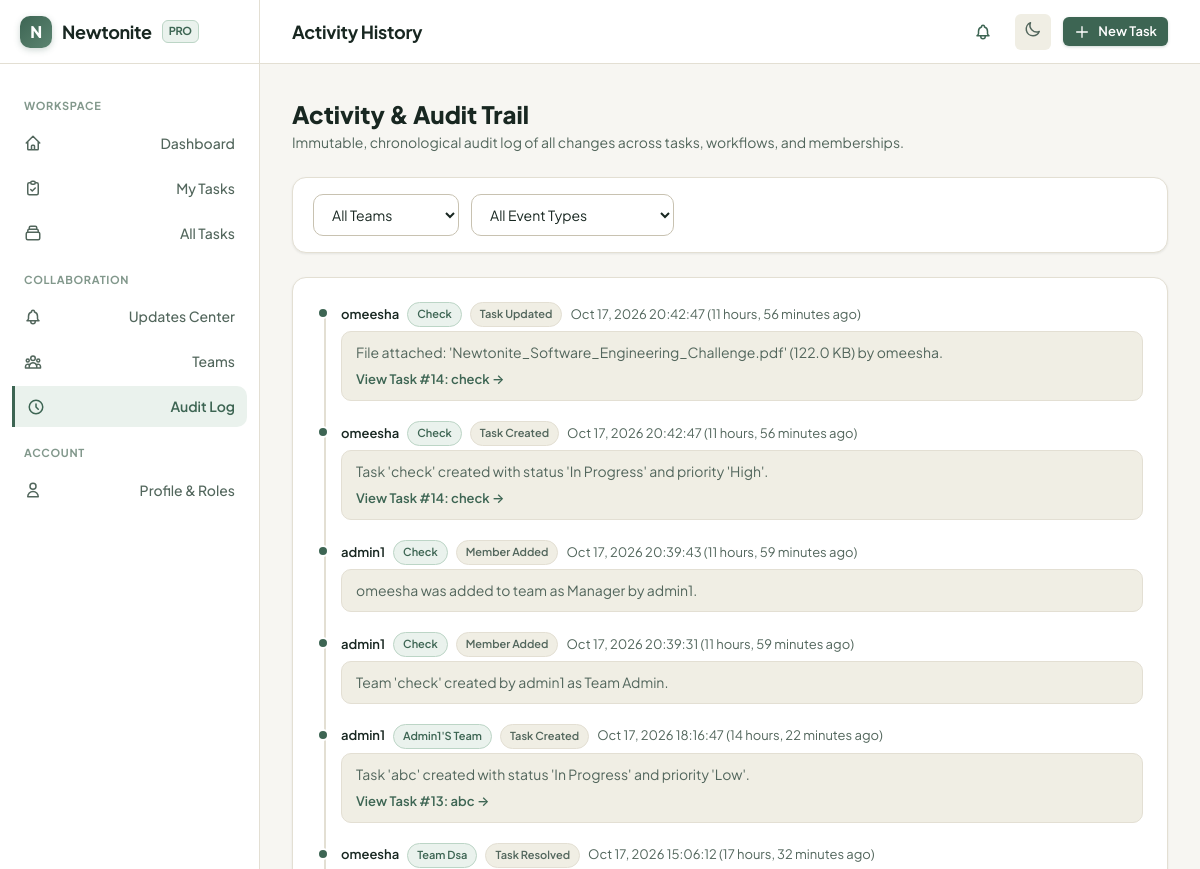
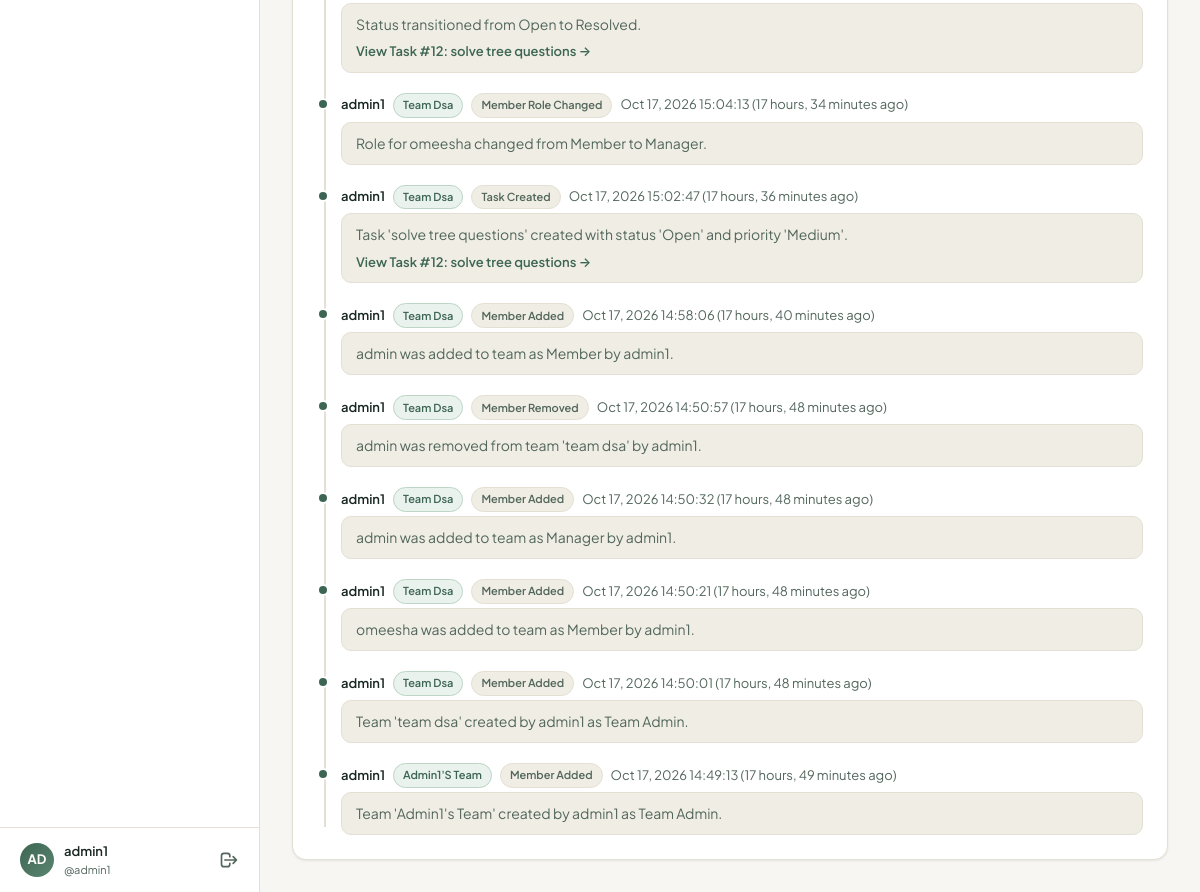
Screenshot of /activity/ (signed in) with the database file from the repository (2 pictures, top to bottom).
### tasks/models.py (models this page shows, shortened)
class ActivityEvent(models.Model):
    actor = models.ForeignKey(
        User,
        on_delete=models.SET_NULL,
        null=True,
        blank=True,
        related_name='activity_events',
        help_text="User who initiated this action (null if automated or user deleted)."
    )
    team = models.ForeignKey(
        Team,
        on_delete=models.CASCADE,
        related_name='activity_events',
        help_text="Team context for this activity event."
    )
    task = models.ForeignKey(
        Task,
        on_delete=models.SET_NULL,
        null=True,
        blank=True,
        related_name='activity_events',
        help_text="Associated task if applicable."
    )
    event_type = models.CharField(
        max_length=50,
        choices=EventType.choices,
        help_text="Type of activity recorded."
    )
    details = models.TextField(help_text="Human-readable description of the action.")
    previous_state = models.JSONField(
        default=dict,
        blank=True,
        help_text="Structured snapshot of fields prior to change."
    )
    new_state = models.JSONField(
        default=dict,
        blank=True,
        help_text="Structured snapshot of fields after change."
    )
    created_at = models.DateTimeField(auto_now_add=True)
    class Meta:
        ordering = ['-created_at']
        verbose_name = 'Activity Event'
        verbose_name_plural = 'Activity Events'
        indexes = [
            models.Index(fields=['team', 'created_at'], name='activity_team_created_idx'),
            models.Index(fields=['task', 'created_at'], name='activity_task_created_idx'),
            models.Index(fields=['actor', 'created_at'], name='activity_actor_created_idx'),
        ]

class Team(models.Model):
    name = models.CharField(max_length=100, unique=True, help_text="Unique name for the team.")
    description = models.TextField(blank=True, help_text="Short description of the team's mandate.")
    created_at = models.DateTimeField(auto_now_add=True)
    updated_at = models.DateTimeField(auto_now=True)
    class Meta:
        ordering = ['name']
        verbose_name = 'Team'
        verbose_name_plural = 'Teams'

class Task(models.Model):
    title = models.CharField(max_length=200, help_text="Concise title for the task.")
    description = models.TextField(blank=True, help_text="Detailed description of what needs to be done.")
    status = models.CharField(
        max_length=20,
        choices=TaskStatus.choices,
        default=TaskStatus.OPEN,
        help_text="Current state in the task workflow."
    )
    priority = models.CharField(
        max_length=20,
        choices=TaskPriority.choices,
        default=TaskPriority.MEDIUM,
        help_text="Relative urgency or importance."
    )
    team = models.ForeignKey(
        Team,
        on_delete=models.CASCADE,
        related_name='tasks',
        help_text="Team responsible for this task."
    )
    assignee = models.ForeignKey(
        User,
        on_delete=models.SET_NULL,
        null=True,
        blank=True,
        related_name='assigned_tasks',
        help_text="Team member currently assigned to execute the task."
    )
    creator = models.ForeignKey(
        User,
        on_delete=models.PROTECT,
        related_name='created_tasks',
        help_text="User who created the task."
    )
    due_date = models.DateField(
        null=True,
        blank=True,
        help_text="Optional deadline for completion."
    )
    is_archived = models.BooleanField(
        default=False,
        help_text="Archived tasks are retained for audit history but hidden from active workflows."
    )
    archived_at = models.DateTimeField(null=True, blank=True)
    version = models.PositiveIntegerField(
        default=1,
        help_text="Incremented on every update for optimistic concurrency control (stale-update protection)."
    )
    created_at = models.DateTimeField(auto_now_add=True)
    updated_at = models.DateTimeField(auto_now=True)
    class Meta:
        ordering = ['-created_at']
        verbose_name = 'Task'
        verbose_name_plural = 'Tasks'
        indexes = [
            models.Index(fields=['team', 'is_archived', 'status'], name='task_team_arch_status_idx'),
            models.Index(fields=['team', 'is_archived', 'priority'], name='task_team_arch_prio_idx'),
            models.Index(fields=['assignee', 'is_archived', 'status'], name='task_assignee_status_idx'),
            models.Index(fields=['due_date'], name='task_due_date_idx'),
            models.Index(fields=['created_at'], name='task_created_at_idx'),
        ]

### tasks/views.py (the view)
# urls.py: path('activity/', views.activity_list_view, name='activity_list'),
@login_required
def activity_list_view(request):
    accessible_teams = get_accessible_teams_qs(request.user)
    accessible_team_ids = list(accessible_teams.values_list('id', flat=True))
    events_qs = ActivityEvent.objects.filter(
        team_id__in=accessible_team_ids
    ).select_related('actor', 'team', 'task').order_by('-created_at')
    team_id = request.GET.get('team')
    event_type = request.GET.get('event_type')
    actor_id = request.GET.get('actor')
    if team_id and team_id.isdigit():
        events_qs = events_qs.filter(team_id=team_id)
    if event_type and event_type in EventType.values:
        events_qs = events_qs.filter(event_type=event_type)
    if actor_id and actor_id.isdigit():
        events_qs = events_qs.filter(actor_id=actor_id)
    paginator = Paginator(events_qs, 20)
    page_number = request.GET.get('page', 1)
    page_obj = paginator.get_page(page_number)
    context = {
        'title': 'Activity History',
        'page_obj': page_obj,
        'events': page_obj.object_list,
        'accessible_teams': accessible_teams,
        'event_types': EventType.choices,
        'selected_team_id': team_id,
        'selected_event_type': event_type,
    }
    return render(request, 'activity/list.html', context)

### tasks/permissions.py (called while the page is built)
def is_system_admin(user):
    return user.is_authenticated and (user.is_superuser or user.is_staff)

def get_accessible_teams_qs(user):
    if not user.is_authenticated:
        return Team.objects.none()
    if is_system_admin(user):
        return Team.objects.all()
    return Team.objects.filter(memberships__user=user).distinct()

### templates/activity/list.html (shortened to what this page needs)
{% extends 'base.html' %}
{% block page_title %}Activity History{% endblock %}
{% block content %}
<div style="display: flex; justify-content: space-between; align-items: center; margin-bottom: 1.5rem; flex-wrap: wrap; gap: 1rem;">
  <div>
    <h2 style="font-size: 1.5rem; font-weight: 800; color: var(--text-main);">Activity & Audit Trail</h2>
    <p style="color: var(--text-muted); font-size: 0.875rem;">Immutable, chronological audit log of all changes across tasks, workflows, and memberships.</p>
  </div>
</div>
<form method="get" class="filter-bar" id="activity-filter-form">
  <select name="team" class="form-select filter-select" onchange="this.form.submit()">
    <option value="">All Teams</option>
  </select>
  <select name="event_type" class="form-select filter-select" onchange="this.form.submit()">
    <option value="">All Event Types</option>
  </select>
</form>
<div class="card">
  {% if events %}
  <div class="timeline">
    {% for event in events %}
    <div class="timeline-item">
      <div class="timeline-dot"></div>
      <div class="timeline-header">
        <span class="timeline-actor">{{ event.actor.username|default:"System" }}</span>
        <span class="badge badge-role-member" style="font-size: 0.6875rem;">{{ event.team.name }}</span>
        <span class="badge badge-priority-low" style="font-size: 0.6875rem;">{{ event.get_event_type_display }}</span>
        <span class="timeline-time">{{ event.created_at|date:"M d, Y H:i:s" }} ({{ event.created_at|timesince }} ago)</span>
      </div>
      <div class="timeline-content">
        <div>{{ event.details }}</div>
        {% if event.task %}
        <div style="margin-top: 0.35rem;">
          <a href="{% url 'task_detail' pk=event.task.id %}" style="font-size: 0.8125rem; font-weight: 600;">
            View Task #{{ event.task.id }}: {{ event.task.title }} &rarr;
          </a>
        </div>
        {% endif %}
      </div>
    </div>
    {% endfor %}
  </div>
  {% else %}
  <div class="empty-state">
    <div class="empty-state-title">No Activity Events Found</div>
    <p class="empty-state-description">There are no events matching your active filters.</p>
  </div>
  {% endif %}
</div>
{% endblock %}

### templates/base.html (shortened to what this page needs)
{% load static %}
<!DOCTYPE html>
<html lang="en">
<head>
  <link rel="stylesheet" href="{% static 'css/app.css' %}">
</head>
<body>
  {% if user.is_authenticated %}
  <div class="app-layout">
    <aside class="app-sidebar" id="app-sidebar">
      <div class="sidebar-header">
        <a href="{% url 'dashboard' %}" class="brand-link">
          <div class="brand-icon">N</div>
          <span>Newtonite</span>
          <span class="brand-badge">PRO</span>
        </a>
      </div>
      <nav class="sidebar-nav">
        <span class="nav-section-title">Workspace</span>
        <a href="{% url 'dashboard' %}" class="nav-item {% if request.resolver_match.url_name == 'dashboard' %}active{% endif %}" id="nav-dashboard">
          <svg fill="none" stroke="currentColor" viewBox="0 0 24 24"><path stroke-linecap="round" stroke-linejoin="round" stroke-width="2" d="M3 12l2-2m0 0l7-7 7 7M5 10v10a1 1 0 001 1h3m10-11l2 2m-2-2v10a1 1 0 01-1 1h-3m-6 0a1 1 0 001-1v-4a1 1 0 011-1h2a1 1 0 011 1v4a1 1 0 001 1m-6 0h6"/></svg>
          <span>Dashboard</span>
        </a>
        <a href="{% url 'task_list' %}?my=1" class="nav-item {% if request.GET.my == '1' %}active{% endif %}" id="nav-my-tasks">
          <svg fill="none" stroke="currentColor" viewBox="0 0 24 24"><path stroke-linecap="round" stroke-linejoin="round" stroke-width="2" d="M9 5H7a2 2 0 00-2 2v12a2 2 0 002 2h10a2 2 0 002-2V7a2 2 0 00-2-2h-2M9 5a2 2 0 002 2h2a2 2 0 002-2M9 5a2 2 0 012-2h2a2 2 0 012 2m-6 9l2 2 4-4"/></svg>
          <span>My Tasks</span>
        </a>
        <a href="{% url 'task_list' %}" class="nav-item {% if request.resolver_match.url_name == 'task_list' and not request.GET.my %}active{% endif %}" id="nav-all-tasks">
          <svg fill="none" stroke="currentColor" viewBox="0 0 24 24"><path stroke-linecap="round" stroke-linejoin="round" stroke-width="2" d="M19 11H5m14 0a2 2 0 012 2v6a2 2 0 01-2 2H5a2 2 0 01-2-2v-6a2 2 0 012-2m14 0V9a2 2 0 00-2-2M5 11V9a2 2 0 012-2m0 0V5a2 2 0 012-2h6a2 2 0 012 2v2M7 7h10"/></svg>
          <span>All Tasks</span>
        </a>
        <span class="nav-section-title">Collaboration</span>
        <a href="{% url 'updates_center' %}" class="nav-item {% if request.resolver_match.url_name == 'updates_center' %}active{% endif %}" id="nav-updates">
          <span>Updates Center</span>
        </a>
        <a href="{% url 'team_list' %}" class="nav-item {% if 'team' in request.resolver_match.url_name %}active{% endif %}" id="nav-teams">
          <span>Teams</span>
        </a>
        <a href="{% url 'activity_list' %}" class="nav-item {% if request.resolver_match.url_name == 'activity_list' %}active{% endif %}" id="nav-activity">
          <svg fill="none" stroke="currentColor" viewBox="0 0 24 24"><path stroke-linecap="round" stroke-linejoin="round" stroke-width="2" d="M12 8v4l3 3m6-3a9 9 0 11-18 0 9 9 0 0118 0z"/></svg>
          <span>Audit Log</span>
        </a>
        <span class="nav-section-title">Account</span>
        <a href="{% url 'profile' %}" class="nav-item {% if request.resolver_match.url_name == 'profile' %}active{% endif %}" id="nav-profile">
          <svg fill="none" stroke="currentColor" viewBox="0 0 24 24"><path stroke-linecap="round" stroke-linejoin="round" stroke-width="2" d="M16 7a4 4 0 11-8 0 4 4 0 018 0zM12 14a7 7 0 00-7 7h14a7 7 0 00-7-7z"/></svg>
          <span>Profile & Roles</span>
        </a>
      </nav>
      <div class="sidebar-footer">
        <div class="user-snippet">
          <div class="user-avatar">{{ user.username|slice:":2"|upper }}</div>
          <div class="user-info">
            <span class="user-name">{{ user.get_full_name|default:user.username }}</span>
            <span class="user-role-badge">@{{ user.username }}</span>
          </div>
        </div>
        <a href="{% url 'logout' %}" title="Log out" style="color: var(--text-muted); display: flex; align-items: center; justify-content: center; padding: var(--space-xs); border-radius: var(--radius-sm); transition: color var(--transition-fast);" aria-label="Log out">
          <svg width="20" height="20" fill="none" stroke="currentColor" viewBox="0 0 24 24"><path stroke-linecap="round" stroke-linejoin="round" stroke-width="2" d="M17 16l4-4m0 0l-4-4m4 4H7m6 4v1a3 3 0 01-3 3H6a3 3 0 01-3-3V7a3 3 0 013-3h4a3 3 0 013 3v1"/></svg>
        </a>
      </div>
    </aside>
    <div class="app-main">
      <header class="app-topbar">
        <div class="topbar-left">
          <h1 class="breadcrumb-title">{% block page_title %}{{ title|default:"Newtonite Task Tracker" }}{% endblock %}</h1>
        </div>
        <div class="topbar-right">
          <a href="{% url 'updates_center' %}" class="btn btn-outline btn-sm topbar-updates-btn" id="topbar-updates-btn" title="Updates Center" aria-label="View Updates">
          </a>
          <button type="button" class="btn btn-outline btn-sm theme-toggle-btn" id="theme-toggle-btn" title="Toggle Light / Dark Theme" aria-label="Toggle Light or Dark theme">
            <span class="theme-icon-moon" style="display:none;">
              <svg width="18" height="18" fill="none" stroke="currentColor" viewBox="0 0 24 24"><path stroke-linecap="round" stroke-linejoin="round" stroke-width="2" d="M20.354 15.354A9 9 0 018.646 3.646 9.003 9.003 0 0012 21a9.003 9.003 0 008.354-5.646z"/></svg>
            </span>
          </button>
          <a href="{% url 'task_create' %}" class="btn btn-primary btn-sm" id="topbar-create-task-btn">
            <svg width="16" height="16" fill="none" stroke="currentColor" viewBox="0 0 24 24"><path stroke-linecap="round" stroke-linejoin="round" stroke-width="2" d="M12 4v16m8-8H4"/></svg>
            <span>New Task</span>
          </a>
        </div>
      </header>
      <main class="page-container">
        {% block content %}{% endblock %}
      </main>
    </div>
  </div>
  {% else %}
  <main>
    {% block auth_content %}{% endblock %}
  </main>
  {% endif %}
</body>
</html>

### rows the page displays
ActivityEvent: actor.username "omeesha", team.name "Check", event_type "Task Updated", created_at "Oct 17, 2026 20:42:47", created_at "11 hours, 56 minutes", details "File attached: 'Newtonite_Software_Engineering_Challenge.pdf' (122.0 KB) by omeesha.", task.id "14", task "check"
ActivityEvent: actor.username "omeesha", team.name "Check", event_type "Task Created", created_at "Oct 17, 2026 20:42:47", created_at "11 hours, 56 minutes", details "Task 'check' created with status 'In Progress' and priority 'High'.", task.id "14", task "check"
ActivityEvent: actor.username "admin1", team.name "Check", event_type "Member Added", created_at "Oct 17, 2026 20:39:43", created_at "11 hours, 59 minutes", details "omeesha was added to team as Manager by admin1."
ActivityEvent: actor.username "admin1", team.name "Check", event_type "Member Added", created_at "Oct 17, 2026 20:39:31", created_at "11 hours, 59 minutes", details "Team 'check' created by admin1 as Team Admin."
ActivityEvent: actor.username "admin1", team.name "Admin1's Team", event_type "Task Created", created_at "Oct 17, 2026 18:16:47", created_at "14 hours, 22 minutes", details "Task 'abc' created with status 'In Progress' and priority 'Low'.", task.id "13", task "abc"
ActivityEvent: actor.username "omeesha", team.name "Team Dsa", event_type "Task Resolved", created_at "Oct 17, 2026 15:06:12", created_at "17 hours, 32 minutes", details "Status transitioned from Open to Resolved.", task.id "12", task "solve tree questions"
ActivityEvent: actor.username "admin1", team.name "Team Dsa", event_type "Member Role Changed", created_at "Oct 17, 2026 15:04:13", created_at "17 hours, 34 minutes", details "Role for omeesha changed from Member to Manager."
ActivityEvent: actor.username "admin1", team.name "Team Dsa", event_type "Task Created", created_at "Oct 17, 2026 15:02:47", created_at "17 hours, 36 minutes", details "Task 'solve tree questions' created with status 'Open' and priority 'Medium'.", task.id "12", task "solve tree questions"
ActivityEvent: actor.username "admin1", team.name "Team Dsa", event_type "Member Added", created_at "Oct 17, 2026 14:58:06", created_at "17 hours, 40 minutes", details "admin was added to team as Member by admin1."
ActivityEvent: actor.username "admin1", team.name "Team Dsa", event_type "Member Removed", created_at "Oct 17, 2026 14:50:57", created_at "17 hours, 48 minutes", details "admin was removed from team 'team dsa' by admin1."
ActivityEvent: actor.username "admin1", team.name "Team Dsa", event_type "Member Added", created_at "Oct 17, 2026 14:50:32", created_at "17 hours, 48 minutes", details "admin was added to team as Manager by admin1."
ActivityEvent: actor.username "admin1", team.name "Team Dsa", event_type "Member Added", created_at "Oct 17, 2026 14:50:21", created_at "17 hours, 48 minutes", details "omeesha was added to team as Member by admin1."
ActivityEvent: actor.username "admin1", team.name "Team Dsa", event_type "Member Added", created_at "Oct 17, 2026 14:50:01", created_at "17 hours, 48 minutes", details "Team 'team dsa' created by admin1 as Team Admin."
ActivityEvent: actor.username "admin1", team.name "Admin1's Team", event_type "Member Added", created_at "Oct 17, 2026 14:49:13", created_at "17 hours, 49 minutes", details "Team 'Admin1's Team' created by admin1 as Team Admin."

### other values shown
{{ user.username|slice:":2"|upper }} "AD"
{{ user.get_full_name|default:user.username }} "admin1"
{{ user.username }} "admin1"
